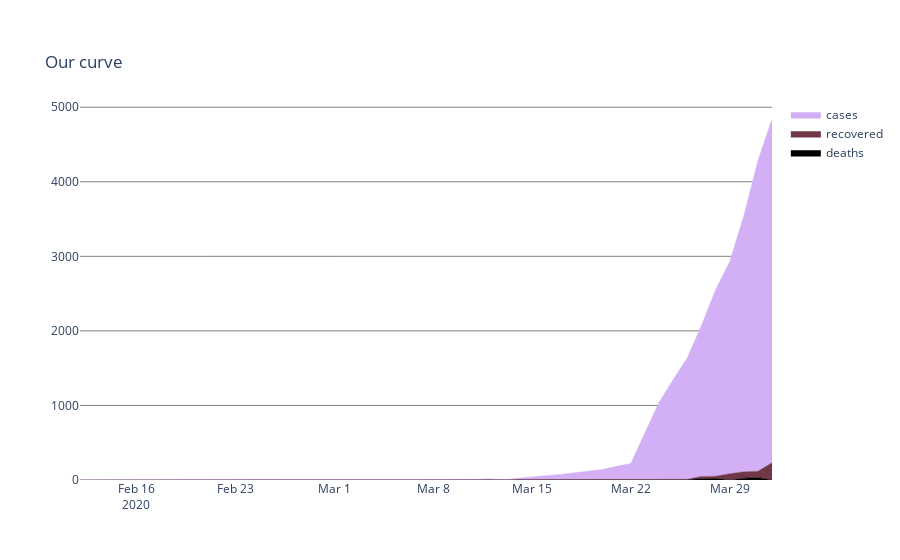

The notebook cell saved with this chart:
### Code cell
plot_stacked_short_form(df_cases_shortform, case_types, colors)

### Figure 1 — Plotly figure (JSON) as saved in the notebook; plotly's stock layout.template omitted (floating-point values rounded to 4 significant figures)
{"data": [{"fillcolor": "rgba(0, 0, 0,1)", "hoverinfo": "x+y", "line": {"color": "rgba(0, 0, 0,1)", "width": 0.5}, "mode": "lines", "name": "deaths", "stackgroup": "one", "type": "scatter", "x": ["2020-02-12", "2020-02-13", "2020-02-14", "2020-02-15", "2020-02-16", "2020-02-17", "2020-02-18", "2020-02-19", "2020-02-20", "2020-02-21", "2020-02-22", "2020-02-23", "2020-02-24", "2020-02-25", "2020-02-26", "2020-02-27", "2020-02-28", "2020-02-29", "2020-03-01", "2020-03-02", "2020-03-03", "2020-03-04", "2020-03-05", "2020-03-06", "2020-03-07", "2020-03-08", "2020-03-09", "2020-03-10", "2020-03-11", "2020-03-12", "2020-03-13", "2020-03-14", "2020-03-15", "2020-03-16", "2020-03-17", "2020-03-18", "2020-03-19", "2020-03-20", "2020-03-21", "2020-03-22", "2020-03-23", "2020-03-24", "2020-03-25", "2020-03-26", "2020-03-27", "2020-03-28", "2020-03-29", "2020-03-30", "2020-03-31", "2020-04-01"], "y": [0, 0, 0, 0, 0, 0, 0, 0, 0, 0, 0, 0, 0, 0, 0, 0, 0, 0, 0, 0, 0, 0, 0, 0, 0, 0, 0, 0, 0, 0, 0, 0, 0, 0, 0, 1, 0, 0, 4, 0, 0, 0, 6, 8, 18, 22, 0, 25, 33, 0]}, {"fillcolor": "rgba(112, 55, 71,1)", "hoverinfo": "x+y", "line": {"color": "rgba(112, 55, 71,1)", "width": 0.5}, "mode": "lines", "name": "recovered", "stackgroup": "one", "type": "scatter", "x": ["2020-02-12", "2020-02-13", "2020-02-14", "2020-02-15", "2020-02-16", "2020-02-17", "2020-02-18", "2020-02-19", "2020-02-20", "2020-02-21", "2020-02-22", "2020-02-23", "2020-02-24", "2020-02-25", "2020-02-26", "2020-02-27", "2020-02-28", "2020-02-29", "2020-03-01", "2020-03-02", "2020-03-03", "2020-03-04", "2020-03-05", "2020-03-06", "2020-03-07", "2020-03-08", "2020-03-09", "2020-03-10", "2020-03-11", "2020-03-12", "2020-03-13", "2020-03-14", "2020-03-15", "2020-03-16", "2020-03-17", "2020-03-18", "2020-03-19", "2020-03-20", "2020-03-21", "2020-03-22", "2020-03-23", "2020-03-24", "2020-03-25", "2020-03-26", "2020-03-27", "2020-03-28", "2020-03-29", "2020-03-30", "2020-03-31", "2020-04-01"], "y": [null, null, null, null, null, null, null, null, null, null, null, null, null, null, null, 0, 0, 0, 0, 0, 0, 0, 0, 0, 0, 0, 0, 0, 0, 0, 0, 0, 0, 0, 0, 1, 1, 1, 1, 1, 1, 1, 1, 1, 29, 29, 84, 84, 84, 231]}, {"fillcolor": "rgba(211, 176, 245,1)", "hoverinfo": "x+y", "line": {"color": "rgba(211, 176, 245,1)", "width": 0.5}, "mode": "lines", "name": "cases", "stackgroup": "one", "type": "scatter", "x": ["2020-02-12", "2020-02-13", "2020-02-14", "2020-02-15", "2020-02-16", "2020-02-17", "2020-02-18", "2020-02-19", "2020-02-20", "2020-02-21", "2020-02-22", "2020-02-23", "2020-02-24", "2020-02-25", "2020-02-26", "2020-02-27", "2020-02-28", "2020-02-29", "2020-03-01", "2020-03-02", "2020-03-03", "2020-03-04", "2020-03-05", "2020-03-06", "2020-03-07", "2020-03-08", "2020-03-09", "2020-03-10", "2020-03-11", "2020-03-12", "2020-03-13", "2020-03-14", "2020-03-15", "2020-03-16", "2020-03-17", "2020-03-18", "2020-03-19", "2020-03-20", "2020-03-21", "2020-03-22", "2020-03-23", "2020-03-24", "2020-03-25", "2020-03-26", "2020-03-27", "2020-03-28", "2020-03-29", "2020-03-30", "2020-03-31", "2020-04-01"], "y": [0, 0, 0, 0, 0, 0, 0, 0, 0, 0, 0, 0, 0, 0, 0, 1, 0, 0, 0, 0, 0, 0, 2, 3, 0, 4, 5, 0, 8, 17, 0, 24, 39, 50, 74, 94, 121, 139, 181, 219, 628, 1040, 1339, 1629, 2021, 2498, 2840, 3430, 4162, 4611]}], "layout": {"paper_bgcolor": "rgba(0,0,0,0)", "plot_bgcolor": "rgba(0,0,0,0)", "title": {"text": "Our curve", "x": 0.05, "xanchor": "left", "y": 0.9, "yanchor": "top"}, "yaxis": {"gridcolor": "Grey", "gridwidth": 1, "showgrid": true}}}
